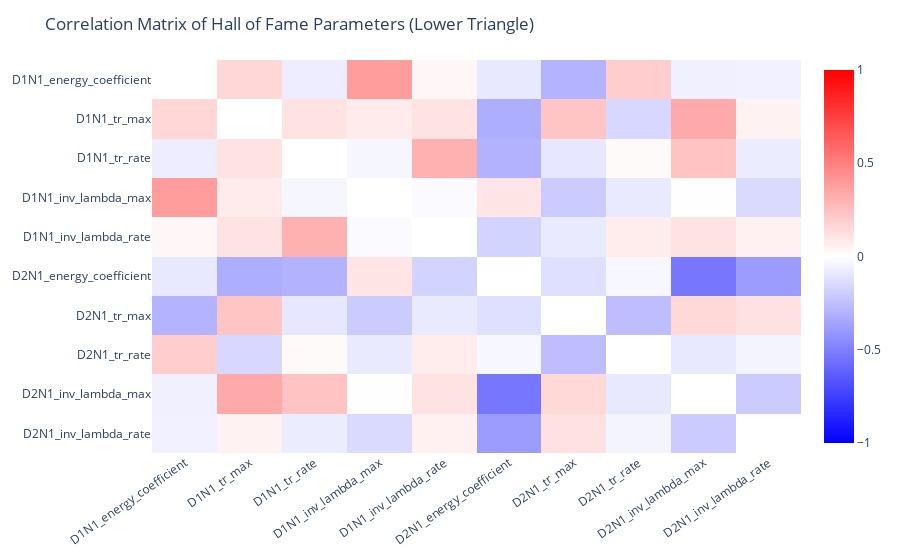

Notebook cell for this chart:
### Markdown cell above
### Correlation matrix of X best individuals

### Code cell
NB_INDIVIDUAL_CORRELATION = 100

indiv_param = viewer.hall_of_fame.iloc[:NB_INDIVIDUAL_CORRELATION, :-1].to_numpy()
param_names = viewer.hall_of_fame.columns[:-1]

corr_matrix = np.corrcoef(indiv_param.T)
np.fill_diagonal(corr_matrix, np.nan)

fig = px.imshow(
    corr_matrix,
    text_auto=False,
    aspect="auto",
    color_continuous_scale=[[0, "blue"], [0.5, "white"], [1, "red"]],
    zmin=-1,
    zmax=1,
    x=param_names,
    y=param_names,
)
fig.update_layout(
    title="Correlation Matrix of Hall of Fame Parameters (Lower Triangle)",
    plot_bgcolor="rgba(0,0,0,0)",
    paper_bgcolor="rgba(0,0,0,0)",
    xaxis={"showgrid": False, "tickangle": -35},
    yaxis={"showgrid": False},
)

fig.show()

### Figure 1 — Plotly figure (JSON) as saved in the notebook; plotly's stock layout.template omitted (floating-point values rounded to 4 significant figures)
{"data": [{"coloraxis": "coloraxis", "hovertemplate": "x: %{x}<br>y: %{y}<br>color: %{z}<extra></extra>", "name": "0", "type": "heatmap", "x": ["D1N1_energy_coefficient", "D1N1_tr_max", "D1N1_tr_rate", "D1N1_inv_lambda_max", "D1N1_inv_lambda_rate", "D2N1_energy_coefficient", "D2N1_tr_max", "D2N1_tr_rate", "D2N1_inv_lambda_max", "D2N1_inv_lambda_rate"], "xaxis": "x", "y": ["D1N1_energy_coefficient", "D1N1_tr_max", "D1N1_tr_rate", "D1N1_inv_lambda_max", "D1N1_inv_lambda_rate", "D2N1_energy_coefficient", "D2N1_tr_max", "D2N1_tr_rate", "D2N1_inv_lambda_max", "D2N1_inv_lambda_rate"], "yaxis": "y", "z": [[null, 0.1549, -0.06872, 0.3861, 0.03188, -0.09154, -0.2982, 0.1948, -0.05951, -0.05377], [0.1549, null, 0.1084, 0.07902, 0.1091, -0.3182, 0.2315, -0.1569, 0.333, 0.05016], [-0.06872, 0.1084, null, -0.03705, 0.3091, -0.3026, -0.0927, 0.02064, 0.2373, -0.07374], [0.3861, 0.07902, -0.03705, null, -0.01767, 0.1029, -0.202, -0.08393, 0.003156, -0.146], [0.03188, 0.1091, 0.3091, -0.01767, null, -0.1737, -0.08042, 0.07566, 0.1152, 0.05298], [-0.09154, -0.3182, -0.3026, 0.1029, -0.1737, null, -0.124, -0.03019, -0.5354, -0.3867], [-0.2982, 0.2315, -0.0927, -0.202, -0.08042, -0.124, null, -0.2593, 0.154, 0.1191], [0.1948, -0.1569, 0.02064, -0.08393, 0.07566, -0.03019, -0.2593, null, -0.08827, -0.04192], [-0.05951, 0.333, 0.2373, 0.003156, 0.1152, -0.5354, 0.154, -0.08827, null, -0.2049], [-0.05377, 0.05016, -0.07374, -0.146, 0.05298, -0.3867, 0.1191, -0.04192, -0.2049, null]]}], "layout": {"coloraxis": {"cmax": 1, "cmin": -1, "colorscale": [[0, "blue"], [0.5, "white"], [1, "red"]]}, "margin": {"t": 60}, "paper_bgcolor": "rgba(0,0,0,0)", "plot_bgcolor": "rgba(0,0,0,0)", "title": {"text": "Correlation Matrix of Hall of Fame Parameters (Lower Triangle)"}, "xaxis": {"anchor": "y", "domain": [0, 1], "showgrid": false, "tickangle": -35}, "yaxis": {"anchor": "x", "autorange": "reversed", "domain": [0, 1], "showgrid": false}}}
